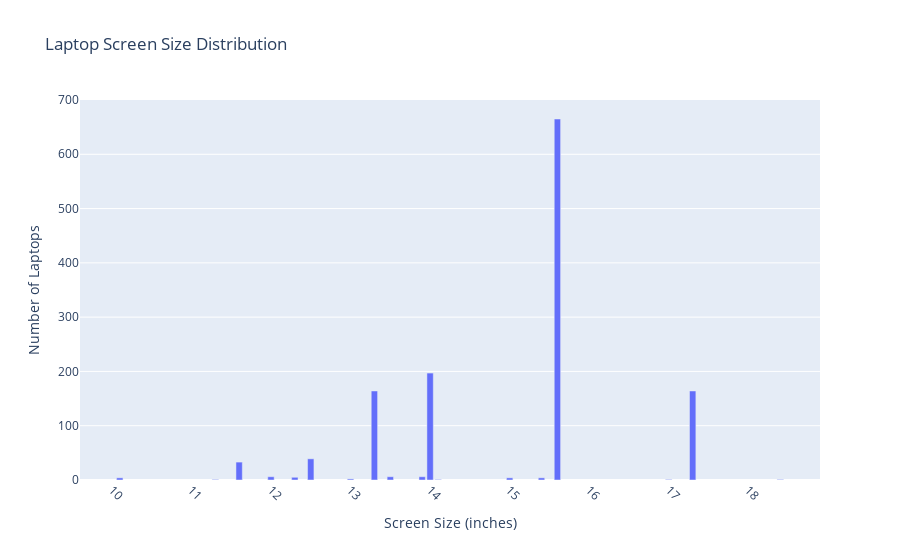

The notebook cell saved with this chart:
### Markdown cell above
# Which size is the most popular?

### Code cell
import plotly.express as px

# Assuming data is your DataFrame containing the data
inch_counts = data['Inches'].value_counts().reset_index()
inch_counts.columns = ['Inches', 'Count']

# Plot the screen size distribution
fig = px.bar(inch_counts, x='Inches', y='Count', 
             labels={'Inches': 'Screen Size (inches)', 'Count': 'Number of Laptops'},
             title='Laptop Screen Size Distribution')

# Set a narrower range for the x-axis
fig.update_layout(xaxis=dict(title='Screen Size (inches)', tickangle=45, range=[min(inch_counts['Inches']) - 0.5, max(inch_counts['Inches']) + 0.5]),
                  yaxis=dict(title='Number of Laptops'))

fig.show()

### Figure 1 — Plotly figure (JSON) as saved in the notebook; plotly's stock layout.template omitted (floating-point values rounded to 4 significant figures)
{"data": [{"alignmentgroup": "True", "hovertemplate": "Screen Size (inches)=%{x}<br>Number of Laptops=%{y}<extra></extra>", "legendgroup": "", "marker": {"color": "#636efa", "pattern": {"shape": ""}}, "name": "", "offsetgroup": "", "orientation": "v", "showlegend": false, "textposition": "auto", "type": "bar", "x": [15.6, 14, 13.3, 17.3, 12.5, 11.6, 12, 13.5, 13.9, 12.3, 10.1, 15.4, 15, 13, 18.4, 17, 14.1, 11.3], "xaxis": "x", "y": [665, 197, 164, 164, 39, 33, 6, 6, 6, 5, 4, 4, 4, 2, 1, 1, 1, 1], "yaxis": "y"}], "layout": {"barmode": "relative", "legend": {"tracegroupgap": 0}, "title": {"text": "Laptop Screen Size Distribution"}, "xaxis": {"anchor": "y", "domain": [0, 1], "range": [9.6, 18.9], "tickangle": 45, "title": {"text": "Screen Size (inches)"}}, "yaxis": {"anchor": "x", "domain": [0, 1], "title": {"text": "Number of Laptops"}}}}
